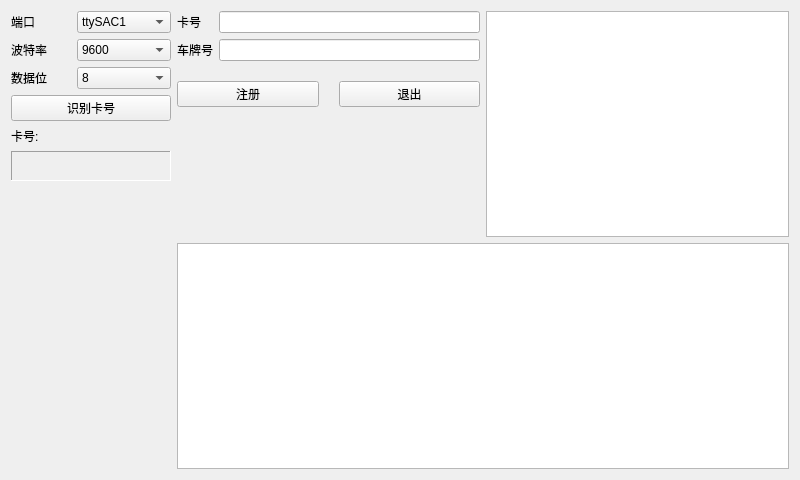
<?xml version="1.0" encoding="UTF-8"?>
<ui version="4.0">
 <class>Widget</class>
 <widget class="QWidget" name="Widget">
  <property name="geometry">
   <rect>
    <x>0</x>
    <y>0</y>
    <width>800</width>
    <height>480</height>
   </rect>
  </property>
  <property name="minimumSize">
   <size>
    <width>800</width>
    <height>480</height>
   </size>
  </property>
  <property name="maximumSize">
   <size>
    <width>800</width>
    <height>480</height>
   </size>
  </property>
  <property name="windowTitle">
   <string>Widget</string>
  </property>
  <layout class="QGridLayout" name="gridLayout">
   <item row="0" column="0" rowspan="2">
    <layout class="QVBoxLayout" name="verticalLayout">
     <property name="sizeConstraint">
      <enum>QLayout::SetDefaultConstraint</enum>
     </property>
     <item>
      <layout class="QFormLayout" name="formLayout">
       <property name="horizontalSpacing">
        <number>6</number>
       </property>
       <item row="0" column="1">
        <widget class="QComboBox" name="ComboBoxPort">
         <property name="styleSheet">
          <string notr="true">font: 9pt &quot;Courier 10 Pitch&quot;;</string>
         </property>
         <item>
          <property name="text">
           <string>ttySAC1</string>
          </property>
         </item>
         <item>
          <property name="text">
           <string>ttySAC2</string>
          </property>
         </item>
         <item>
          <property name="text">
           <string>ttySAC3</string>
          </property>
         </item>
         <item>
          <property name="text">
           <string/>
          </property>
         </item>
        </widget>
       </item>
       <item row="1" column="1">
        <widget class="QComboBox" name="ComboBoxBaudRate">
         <property name="styleSheet">
          <string notr="true">font: 9pt &quot;Courier 10 Pitch&quot;;</string>
         </property>
         <item>
          <property name="text">
           <string>9600</string>
          </property>
         </item>
         <item>
          <property name="text">
           <string>2400</string>
          </property>
         </item>
         <item>
          <property name="text">
           <string>4800</string>
          </property>
         </item>
         <item>
          <property name="text">
           <string>9600</string>
          </property>
         </item>
         <item>
          <property name="text">
           <string>115200</string>
          </property>
         </item>
        </widget>
       </item>
       <item row="2" column="1">
        <widget class="QComboBox" name="comboBoxDataSize">
         <property name="styleSheet">
          <string notr="true">font: 9pt &quot;Courier 10 Pitch&quot;;</string>
         </property>
         <item>
          <property name="text">
           <string>8</string>
          </property>
         </item>
         <item>
          <property name="text">
           <string>7</string>
          </property>
         </item>
         <item>
          <property name="text">
           <string>6</string>
          </property>
         </item>
         <item>
          <property name="text">
           <string>5</string>
          </property>
         </item>
        </widget>
       </item>
       <item row="0" column="0">
        <widget class="QLabel" name="LabelPort">
         <property name="minimumSize">
          <size>
           <width>0</width>
           <height>0</height>
          </size>
         </property>
         <property name="styleSheet">
          <string notr="true">font: 9pt &quot;Courier 10 Pitch&quot;;</string>
         </property>
         <property name="text">
          <string>端口</string>
         </property>
        </widget>
       </item>
       <item row="2" column="0">
        <widget class="QLabel" name="LabelDataSize">
         <property name="minimumSize">
          <size>
           <width>0</width>
           <height>0</height>
          </size>
         </property>
         <property name="styleSheet">
          <string notr="true">font: 9pt &quot;Courier 10 Pitch&quot;;</string>
         </property>
         <property name="text">
          <string>数据位</string>
         </property>
         <property name="textFormat">
          <enum>Qt::AutoText</enum>
         </property>
        </widget>
       </item>
       <item row="1" column="0">
        <widget class="QLabel" name="LabelBaudRate">
         <property name="minimumSize">
          <size>
           <width>60</width>
           <height>0</height>
          </size>
         </property>
         <property name="maximumSize">
          <size>
           <width>60</width>
           <height>16777215</height>
          </size>
         </property>
         <property name="styleSheet">
          <string notr="true">font: 9pt &quot;Courier 10 Pitch&quot;;</string>
         </property>
         <property name="text">
          <string>波特率</string>
         </property>
        </widget>
       </item>
      </layout>
     </item>
     <item>
      <widget class="QPushButton" name="pushButtonRecognizeCardNo">
       <property name="styleSheet">
        <string notr="true">font: 9pt &quot;Courier 10 Pitch&quot;;</string>
       </property>
       <property name="text">
        <string>识别卡号</string>
       </property>
      </widget>
     </item>
     <item>
      <layout class="QHBoxLayout" name="horizontalLayout">
       <item>
        <widget class="QLabel" name="labelCardNo">
         <property name="styleSheet">
          <string notr="true">font: 9pt &quot;Courier 10 Pitch&quot;;</string>
         </property>
         <property name="text">
          <string>卡号:</string>
         </property>
        </widget>
       </item>
      </layout>
     </item>
     <item>
      <widget class="QLabel" name="labelDisplayCardNo">
       <property name="minimumSize">
        <size>
         <width>160</width>
         <height>30</height>
        </size>
       </property>
       <property name="maximumSize">
        <size>
         <width>160</width>
         <height>16777215</height>
        </size>
       </property>
       <property name="frameShape">
        <enum>QFrame::Panel</enum>
       </property>
       <property name="frameShadow">
        <enum>QFrame::Sunken</enum>
       </property>
       <property name="text">
        <string/>
       </property>
      </widget>
     </item>
     <item>
      <spacer name="verticalSpacer">
       <property name="orientation">
        <enum>Qt::Vertical</enum>
       </property>
       <property name="sizeHint" stdset="0">
        <size>
         <width>20</width>
         <height>232</height>
        </size>
       </property>
      </spacer>
     </item>
    </layout>
   </item>
   <item row="0" column="1">
    <layout class="QHBoxLayout" name="horizontalLayout_4">
     <item>
      <layout class="QVBoxLayout" name="verticalLayout_3">
       <property name="spacing">
        <number>6</number>
       </property>
       <item>
        <layout class="QVBoxLayout" name="verticalLayout_2">
         <property name="spacing">
          <number>20</number>
         </property>
         <item>
          <layout class="QFormLayout" name="formLayout_2">
           <item row="0" column="0">
            <widget class="QLabel" name="LabelCardNumber">
             <property name="styleSheet">
              <string notr="true">font: 9pt &quot;Courier 10 Pitch&quot;;</string>
             </property>
             <property name="text">
              <string>卡号</string>
             </property>
            </widget>
           </item>
           <item row="0" column="1">
            <widget class="QLineEdit" name="LineEditCardNumber"/>
           </item>
           <item row="1" column="0">
            <widget class="QLabel" name="LabelCarNumber">
             <property name="styleSheet">
              <string notr="true">font: 9pt &quot;Courier 10 Pitch&quot;;</string>
             </property>
             <property name="text">
              <string>车牌号</string>
             </property>
            </widget>
           </item>
           <item row="1" column="1">
            <widget class="QLineEdit" name="LineEditCarNumber"/>
           </item>
          </layout>
         </item>
         <item>
          <layout class="QHBoxLayout" name="horizontalLayout_2">
           <property name="spacing">
            <number>20</number>
           </property>
           <item>
            <widget class="QPushButton" name="pushButtonRegister">
             <property name="styleSheet">
              <string notr="true">font: 9pt &quot;Courier 10 Pitch&quot;;</string>
             </property>
             <property name="text">
              <string>注册</string>
             </property>
            </widget>
           </item>
           <item>
            <widget class="QPushButton" name="pushButtonExit">
             <property name="styleSheet">
              <string notr="true">font: 9pt &quot;Courier 10 Pitch&quot;;</string>
             </property>
             <property name="text">
              <string>退出</string>
             </property>
            </widget>
           </item>
          </layout>
         </item>
         <item>
          <layout class="QHBoxLayout" name="horizontalLayout_3">
           <item>
            <spacer name="horizontalSpacer_4">
             <property name="orientation">
              <enum>Qt::Horizontal</enum>
             </property>
             <property name="sizeHint" stdset="0">
              <size>
               <width>40</width>
               <height>20</height>
              </size>
             </property>
            </spacer>
           </item>
           <item>
            <widget class="QLabel" name="labelProgress">
             <property name="minimumSize">
              <size>
               <width>50</width>
               <height>50</height>
              </size>
             </property>
             <property name="maximumSize">
              <size>
               <width>50</width>
               <height>50</height>
              </size>
             </property>
             <property name="text">
              <string/>
             </property>
            </widget>
           </item>
           <item>
            <spacer name="horizontalSpacer_5">
             <property name="orientation">
              <enum>Qt::Horizontal</enum>
             </property>
             <property name="sizeHint" stdset="0">
              <size>
               <width>40</width>
               <height>20</height>
              </size>
             </property>
            </spacer>
           </item>
          </layout>
         </item>
        </layout>
       </item>
       <item>
        <spacer name="verticalSpacer_2">
         <property name="orientation">
          <enum>Qt::Vertical</enum>
         </property>
         <property name="sizeHint" stdset="0">
          <size>
           <width>20</width>
           <height>40</height>
          </size>
         </property>
        </spacer>
       </item>
      </layout>
     </item>
     <item>
      <widget class="QTextBrowser" name="textBrowserStatus"/>
     </item>
    </layout>
   </item>
   <item row="1" column="1">
    <widget class="QTableView" name="tableView"/>
   </item>
  </layout>
 </widget>
 <layoutdefault spacing="6" margin="11"/>
 <resources/>
 <connections/>
</ui>
